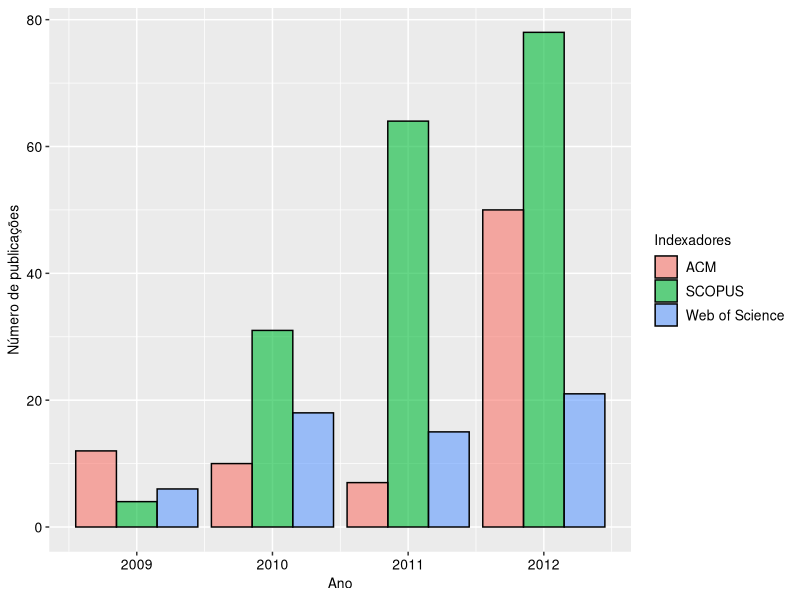

The R source for this figure:
# This script aims to build a graph to represent the grow of publications involving
# Business Process Management and Cloud computing between 2007 and 2012.
# 
# Author: Lucas Venezian Povoa
####################################################################################

setwd("/home/lucas/workspace/BPD4CD/analyzes/")

require("ggplot2")

data <- read.table("data/bibliograph.dat", sep = " ", header = T, dec = ".")

plot <- ggplot(data, aes(
			x    = Year, 
			y    = Number, 
			fill = Database)) + 
		geom_bar(position = "dodge", stat = "identity", colour = "black", alpha = .6) +
		xlab("Ano") + ylab("Número de publicações") +
		scale_fill_hue("Indexadores") +
		theme(
			axis.text    = element_text(size=10, colour = "black"), 
			axis.title   = element_text(size=10, colour = "black"),
			legend.title = element_text(size=10),
			legend.text  = element_text(size=10))

ggsave(filename = "data/bibliograph.png", plot, units = "cm", width = 16, height = 6.2)

